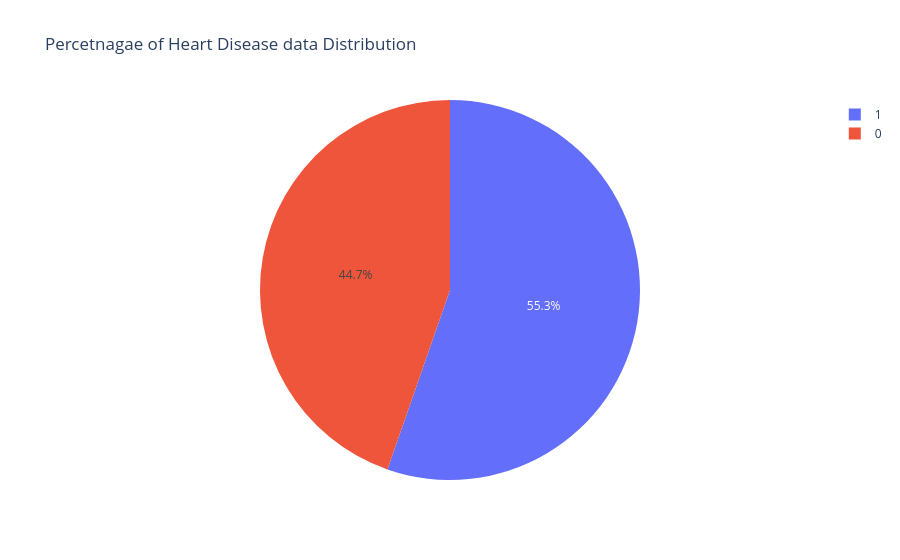

The code cell stored with this chart in its notebook:
### Markdown cell above
**Percetnagae of Heart Disease data Distribution**

### Code cell
#Percetnagae of Heart Disease data Distribution

px.pie(heart_df, names='HeartDisease', title= 'Percetnagae of Heart Disease data Distribution')

### Figure 1 — Plotly figure (JSON) as saved in the notebook; plotly's stock layout.template omitted (floating-point values rounded to 4 significant figures; data arrays with more than 128 entries replaced by an {"elided": "..."} marker saying what was removed)
{"data": [{"domain": {"x": [0, 1], "y": [0, 1]}, "hovertemplate": "HeartDisease=%{label}<extra></extra>", "labels": {"elided": "918 int values"}, "legendgroup": "", "name": "", "showlegend": true, "type": "pie"}], "layout": {"legend": {"tracegroupgap": 0}, "title": {"text": "Percetnagae of Heart Disease data Distribution"}}}
